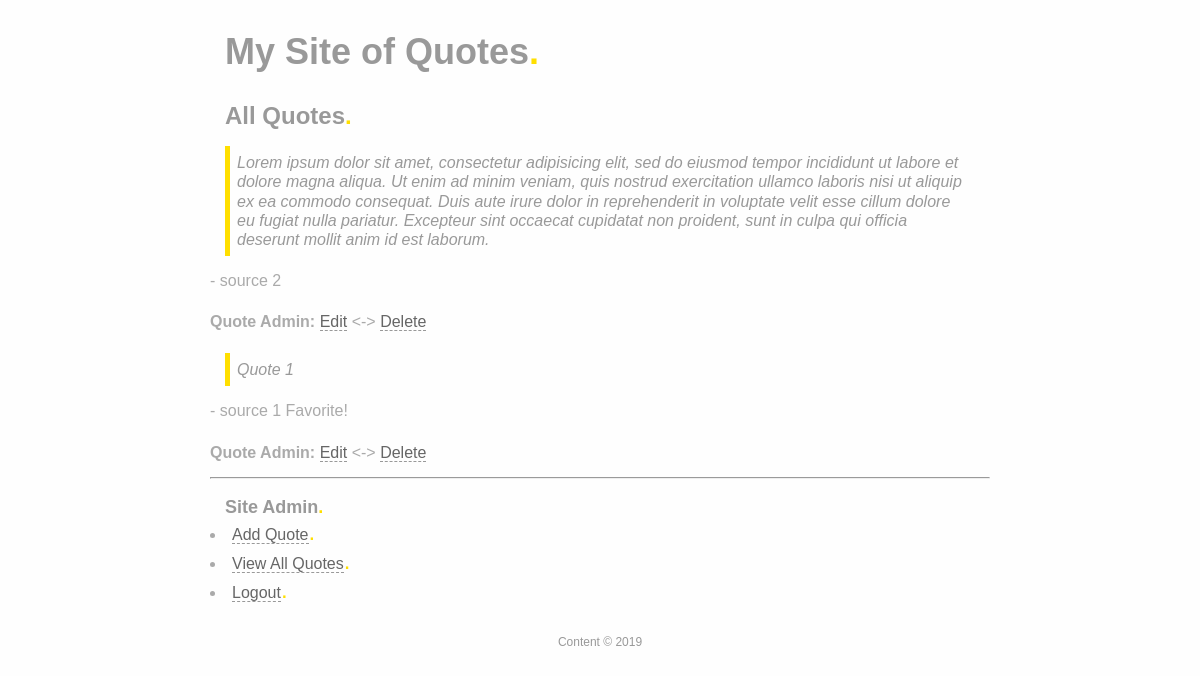
Screenshot of /view_quotes.php (signed in) with the database file from the repository.
### tables this page shows
CREATE TABLE `quotes` (
  `quote_id` int(10) UNSIGNED NOT NULL,
  `quote` text NOT NULL,
  `source` varchar(100) NOT NULL,
  `favorite` tinyint(1) UNSIGNED NOT NULL,
  `date_entered` timestamp NOT NULL DEFAULT CURRENT_TIMESTAMP
);

### view_quotes.php (the view, shortened to what this page needs)
<?php
print '<h2>All Quotes</h2>';
include('mysqli_connect.php');
$query = 'SELECT quote_id, quote, source, favorite FROM quotes ORDER BY date_entered DESC';
if ($result = mysqli_query($dbc, $query)) {
	while ($row = mysqli_fetch_array($result)) {
		print "<div><blockquote>{$row['quote']}</blockquote>- {$row['source']}\n";
		if ($row['favorite'] == 1) {
			print ' <strong>Favorite!</strong>';
		}
		print "<p><b>Quote Admin:</b> <a href=\"edit_quote.php?id={$row['quote_id']}\">Edit</a> <->
		<a href=\"delete_quote.php?id={$row['quote_id']}\">Delete</a></p></div>\n";
	}
} else {
	print '<p class="error">Could not retrieve the data because:<br>' . mysqli_error($dbc) . '.</p><p>The query being run was: ' . $query . '</p>';
}
?>

### css/style.css (style rules this page uses)
html,body,div,span,applet,object,iframe,h1,h2,h3,h4,h5,h6,p,blockquote,pre,a,abbr,acronym,address,big,cite,code,del,dfn,em,font,img,ins,kbd,q,s,samp,small,strike,strong,sub,sup,tt,var,dd,dl,dt,li,ol,ul,fieldset,form,label,legend,table,caption,tbody,tfoot,thead,tr,th,td { margin:0; padding:0; border:0; font-weight:inherit; font-style:inherit; font-size:100%; line-height:1.2; font-family:Geneva, Arial, Helvetica, sans-serif; text-align:left; vertical-align:baseline; }
q:before,q:after,blockquote:before,blockquote:after { content:""; }
body { background:#fefefe; color:#AAA; }
a:link,a:visited { text-decoration:none; color:#666; border-bottom:1px #999 dashed; }
#container { margin:20px auto 30px; width:65%; }
#footer { color:#999; font-size:75%; margin-bottom:50px; text-align:center; }
h1,h2,h3,h4,h5,h6 { color:#999; font-weight:bolder; padding:10px 15px 0px 15px; }
h1 { font-size:36px; }
h2 { font-size:24px; }
h3 { font-size:18px; }
p { font-size:medium; line-height:2; }
blockquote { margin:15px; border-left:5px #FFDF00 solid; padding:7px; color:#999; font-style:italic; }
h1:after,h2:after,h3:after,h4:after,h5:after,h6:after,li:after { content:"."; color:#FFDF00; font-family:Helvatica, Arial, sans-serif; }
li:after { font-size:24px; }
p { margin-top: 1em; }

### rows the page displays
quotes: quote "Lorem ipsum dolor sit amet, consectetur adipisicing elit, sed do eiusmod tempor incididunt ut labore et dolore magna aliqua. Ut enim ad minim veniam, quis nostrud exercitation ullamco laboris nisi ut aliquip ex ea commodo consequat. Duis aute irure dolor in reprehenderit in voluptate velit esse cillum dolore eu fugiat nulla pariatur. Excepteur sint occaecat cupidatat non proident, sunt in culpa qui officia deserunt mollit anim id est laborum.", source "source 2"
quotes: quote "Quote 1", source "source 1", favorite "Favorite!"
